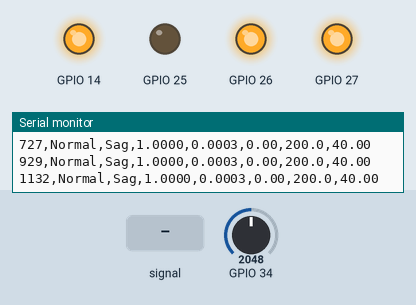
Bench run of a program on a simulated ESP32. Shown: output pins drawn as LEDs (lit = HIGH), the last lines printed to the serial monitor. The inputs (shaded band) are chosen by the test bench; at power-on: GPIO 34 = 2048 (analog values on the 0–4095 scale).

Above: at 1.3 s.
1.4 s: GPIO 34 fed a 200 Hz sine of ±327 counts around its level
At 4.0 s:
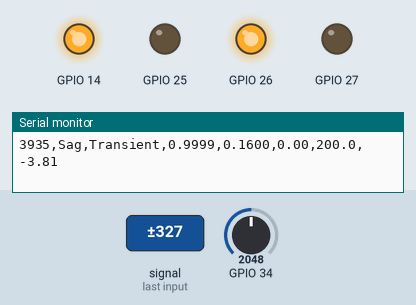
4.4 s: GPIO 34 set to 2866
At 6.4 s:
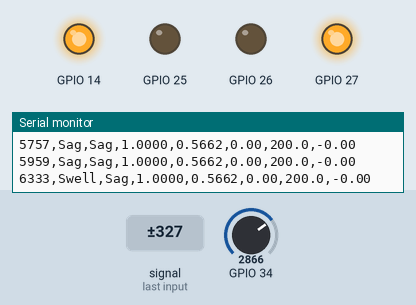
7.4 s: GPIO 34 fed a 1000 Hz sine of ±1023 counts around its level
10.4 s: GPIO 34 fed a 2 Hz sine of ±1228 counts around its level
12.2 s: GPIO 34 set to 2047
At 15.9 s:
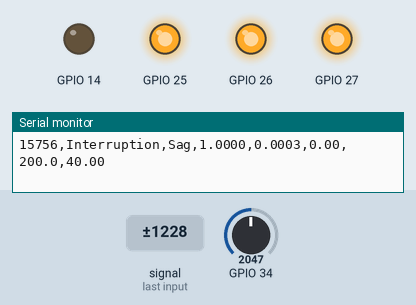
Timing chart, 0 to 16.2 s (numbered marks = the images above; inputs shaded):
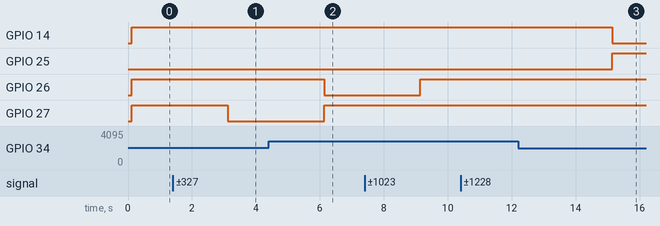

The program:

main.cpp
```cpp
/*
 * Power Quality Disturbance (PQD) Classifier — Main Firmware Loop
 * ----------------------------------------------------------------
 * Pipeline: Relay Control -> ADC Sample Buffer -> C++ Feature Extractor
 *           -> TFLite Micro Inference Engine -> Telemetry & Display
 */

#include <Arduino.h>
#include "relay_control.h"
#include "feature_extraction.h"
#include "inference.h"
#include "display.h"
#include "firebase_client.h"

// State Machine Dwell Time (Each disturbance active for 3.0 seconds)
const uint32_t DWELL_TIME_MS = 3000;
static uint32_t g_last_state_switch = 0;
static uint8_t g_current_state_idx = 0;

static float g_sample_float_buffer[SAMPLE_BUFFER_SIZE];

void setup() {
    // 1. Telemetry & Display Setup
    initDisplay();
    Serial.println("\n========================================================");
    Serial.println("   PQD DISTURBANCE CLASSIFIER — ESP32 FIRMWARE ONLINE   ");
    Serial.println("========================================================\n");

    // 2. Relay Control Hardware Setup
    initRelayControl();

    // 3. TFLite Micro Engine Setup
    initInferenceEngine();

    // 4. Hardware Timer ADC Sampler Setup (5 kHz)
    initWaveformSampler();

    g_last_state_switch = millis();
}

void loop() {
    // Watchdog reset on every cycle
    esp_task_wdt_reset();

    // 1. Cycle Disturbance State Machine after Dwell Time
    if (millis() - g_last_state_switch >= DWELL_TIME_MS) {
        g_last_state_switch = millis();
        g_current_state_idx = (g_current_state_idx + 1) % NUM_PQD_STATES;
        setDisturbanceState((PQDState)g_current_state_idx);
        resetSampleBuffer();
    }

    // 2. Process Full ADC Waveform Buffer
    if (isSampleBufferFull()) {
        // Read 1000 normalized samples (200 ms signal window)
        getSampleBuffer(g_sample_float_buffer, SAMPLE_BUFFER_SIZE);

        // Extract 32 features (EXP-003: RMS, Peak, Crest, THD, Harmonics H1-H11, Spectral Moments)
        PQDFeatures32 features = extractFeatures32(g_sample_float_buffer, SAMPLE_BUFFER_SIZE);

        // Run On-Device Neural Network Inference (EXP-003 Compact MLP)
        InferenceResult result = runInference32(features);

        // Update Display & Output Serial Telemetry Stream
        const char* true_state_name = getDisturbanceStateName(getCurrentDisturbanceState());
        updateDisplay(true_state_name, result, features.rms_voltage, features.thd);
        sendSerialTelemetry(millis(), true_state_name, result, features);

        // Reset buffer for next sample window
        resetSampleBuffer();
    }

    delay(10); // Small yield for RTOS scheduler
}
```

display.cpp
```cpp
/*
 * Display & Telemetry Interface Implementation
 */

#include "display.h"

void initDisplay() {
    Serial.begin(115200);
    delay(100);
    Serial.println("[Telemetry] ESP32 Serial Telemetry initialized at 115200 baud.");
}

void updateDisplay(const char* state_name, const InferenceResult& result, float rms, float thd) {
    // OLED display update simulation logic
    static uint32_t last_update = 0;
    if (millis() - last_update > 250) { // 4 Hz refresh rate to avoid OLED flicker
        last_update = millis();
        // Serial status line
        // Print non-blocking UI update
    }
}

void sendSerialTelemetry(uint32_t timestamp, const char* true_state, const InferenceResult& result, const PQDFeatures& features) {
    // Standardized telemetry CSV header:
    // timestamp,true_state,predicted_class,confidence,rms,thd,duration,snr
    Serial.print(timestamp);
    Serial.print(",");
    Serial.print(true_state);
    Serial.print(",");
    Serial.print(result.class_name);
    Serial.print(",");
    Serial.print(result.confidence, 4);
    Serial.print(",");
    Serial.print(features.rms_voltage, 4);
    Serial.print(",");
    Serial.print(features.thd, 2);
    Serial.print(",");
    Serial.print(features.duration, 1);
    Serial.print(",");
    Serial.println(features.snr, 2);
}

void sendSerialTelemetry(uint32_t timestamp, const char* true_state, const InferenceResult& result, const PQDFeatures32& features) {
    // Standardized telemetry CSV header:
    // timestamp,true_state,predicted_class,confidence,rms,thd,duration,snr
    Serial.print(timestamp);
    Serial.print(",");
    Serial.print(true_state);
    Serial.print(",");
    Serial.print(result.class_name);
    Serial.print(",");
    Serial.print(result.confidence, 4);
    Serial.print(",");
    Serial.print(features.rms_voltage, 4);
    Serial.print(",");
    Serial.print(features.thd, 2);
    Serial.print(",");
    Serial.print(features.duration, 1);
    Serial.print(",");
    Serial.println(features.snr, 2);
}
```

display.h
```cpp
/*
 * Display & Telemetry Interface for ESP32 Firmware
 * ------------------------------------------------
 * Drives OLED SSD1306 / LCD 16x2 and emits formatted Serial CSV telemetry:
 * timestamp, true_state, predicted_class, confidence, rms, thd
 */

#ifndef DISPLAY_H_
#define DISPLAY_H_

#include <Arduino.h>
#include "feature_extraction.h"
#include "inference.h"

void initDisplay();
void updateDisplay(const char* state_name, const InferenceResult& result, float rms, float thd);
void sendSerialTelemetry(uint32_t timestamp, const char* true_state, const InferenceResult& result, const PQDFeatures& features);
void sendSerialTelemetry(uint32_t timestamp, const char* true_state, const InferenceResult& result, const PQDFeatures32& features);

#endif // DISPLAY_H_
```

feature_extraction.cpp
```cpp
/*
 * Feature Extraction Engine Implementation for ESP32 Firmware
 */

#include "feature_extraction.h"

float computeGoertzelMagnitude(const float* signal, size_t length, float target_freq, float sample_rate) {
    int k = (int)(0.5f + (length * target_freq / sample_rate));
    float omega = (2.0f * M_PI / length) * (float)k;
    float cosine = cosf(omega);
    float coeff = 2.0f * cosine;

    float q0 = 0.0f;
    float q1 = 0.0f;
    float q2 = 0.0f;

    for (size_t i = 0; i < length; i++) {
        q0 = coeff * q1 - q2 + signal[i];
        q2 = q1;
        q1 = q0;
    }

    float magnitude = sqrt(q1 * q1 + q2 * q2 - q1 * q2 * coeff);
    return (magnitude * 2.0f) / length;
}

PQDFeatures extractFeatures(const float* signal, size_t length, float sample_rate) {
    PQDFeatures feats;
    if (length == 0) return feats;

    // 1. RMS & Peak Voltage
    float sum_sq = 0.0f;
    float peak_v = 0.0f;
    for (size_t i = 0; i < length; i++) {
        float abs_val = fabsf(signal[i]);
        if (abs_val > peak_v) peak_v = abs_val;
        sum_sq += signal[i] * signal[i];
    }
    feats.rms_voltage = sqrtf(sum_sq / length);
    feats.peak_voltage = peak_v;

    // 2. Crest Factor
    feats.crest_factor = (feats.rms_voltage > 1e-4f) ? (feats.peak_voltage / feats.rms_voltage) : 1.0f;

    // 3. System Fundamental & Harmonic Magnitudes via Goertzel
    float fundamental_mag = computeGoertzelMagnitude(signal, length, 50.0f, sample_rate);
    float h3_mag = computeGoertzelMagnitude(signal, length, 150.0f, sample_rate);
    float h5_mag = computeGoertzelMagnitude(signal, length, 250.0f, sample_rate);
    float h7_mag = computeGoertzelMagnitude(signal, length, 350.0f, sample_rate);

    float harmonic_sum_sq = (h3_mag * h3_mag) + (h5_mag * h5_mag) + (h7_mag * h7_mag);
    feats.thd = (fundamental_mag > 1e-4f) ? (sqrtf(harmonic_sum_sq) / fundamental_mag) * 100.0f : 0.0f;

    // 4. Zero-Crossing & Frequency Calculation
    int zero_crossings = 0;
    for (size_t i = 1; i < length; i++) {
        if ((signal[i - 1] < 0.0f && signal[i] >= 0.0f) || (signal[i - 1] >= 0.0f && signal[i] < 0.0f)) {
            zero_crossings++;
        }
    }
    float signal_duration_s = (float)length / sample_rate;
    feats.system_freq = (signal_duration_s > 0) ? (zero_crossings / (2.0f * signal_duration_s)) : 50.0f;
    feats.dominant_freq = (feats.thd > 15.0f && h3_mag > fundamental_mag) ? 150.0f : 50.0f;

    // 5. Disturbance Duration (ms)
    size_t abnormal_count = 0;
    for (size_t i = 0; i < length; i++) {
        float val = fabsf(signal[i]);
        if (val < 0.9f || val > 1.1f) {
            abnormal_count++;
        }
    }
    feats.duration = (abnormal_count * 1000.0f) / sample_rate;

    // 6. Signal to Noise Ratio (SNR dB)
    float noise_var = 0.0f;
    for (size_t i = 0; i < length; i++) {
        float est_signal = feats.peak_voltage * sinf(2.0f * M_PI * feats.system_freq * (i / sample_rate));
        float err = signal[i] - est_signal;
        noise_var += err * err;
    }
    noise_var /= length;
    feats.snr = (noise_var > 1e-6f) ? 10.0f * log10f((feats.rms_voltage * feats.rms_voltage) / noise_var) : 40.0f;

    return feats;
}

PQDFeatures32 extractFeatures32(const float* signal, size_t length, float sample_rate) {
    PQDFeatures32 f32;
    if (length == 0) return f32;

    // 1. Extract baseline features
    PQDFeatures base = extractFeatures(signal, length, sample_rate);
    f32.rms_voltage = base.rms_voltage;
    f32.peak_voltage = base.peak_voltage;
    f32.crest_factor = base.crest_factor;
    f32.thd = base.thd;
    f32.duration = base.duration;
    f32.dominant_freq = base.dominant_freq;
    f32.system_freq = base.system_freq;
    f32.snr = base.snr;

    // 2. Harmonic Components H1 - H11 via Goertzel
    f32.h1 = computeGoertzelMagnitude(signal, length, 50.0f, sample_rate);
    f32.h2 = computeGoertzelMagnitude(signal, length, 100.0f, sample_rate);
    f32.h3 = computeGoertzelMagnitude(signal, length, 150.0f, sample_rate);
    f32.h4 = computeGoertzelMagnitude(signal, length, 200.0f, sample_rate);
    f32.h5 = computeGoertzelMagnitude(signal, length, 250.0f, sample_rate);
    f32.h6 = computeGoertzelMagnitude(signal, length, 300.0f, sample_rate);
    f32.h7 = computeGoertzelMagnitude(signal, length, 350.0f, sample_rate);
    f32.h8 = computeGoertzelMagnitude(signal, length, 400.0f, sample_rate);
    f32.h9 = computeGoertzelMagnitude(signal, length, 450.0f, sample_rate);
    f32.h10 = computeGoertzelMagnitude(signal, length, 500.0f, sample_rate);
    f32.h11 = computeGoertzelMagnitude(signal, length, 550.0f, sample_rate);

    float h1_denom = (f32.h1 > 1e-5f) ? f32.h1 : 1.0f;
    f32.h2_ratio = f32.h2 / h1_denom;
    f32.h3_ratio = f32.h3 / h1_denom;
    f32.h4_ratio = f32.h4 / h1_denom;
    f32.h5_ratio = f32.h5 / h1_denom;
    f32.h7_ratio = f32.h7 / h1_denom;
    f32.h9_ratio = f32.h9 / h1_denom;
    f32.h11_ratio = f32.h11 / h1_denom;

    float harm_mags[10] = {f32.h2, f32.h3, f32.h4, f32.h5, f32.h6, f32.h7, f32.h8, f32.h9, f32.h10, f32.h11};
    float energy_sum = 0.0f;
    for (int i = 0; i < 10; ++i) {
        energy_sum += harm_mags[i] * harm_mags[i];
    }
    f32.harmonic_energy = energy_sum;

    // 3. Spectral Moments via Goertzel Bank across 0 to 1000 Hz in 25 Hz steps (41 bins)
    constexpr int NUM_SPEC_BINS = 41;
    float bin_power[NUM_SPEC_BINS];
    float bin_freqs[NUM_SPEC_BINS];
    float total_power = 0.0f;

    float max_bin_p = -1.0f;
    float peak_freq = 50.0f;

    for (int b = 0; b < NUM_SPEC_BINS; ++b) {
        float freq = b * 25.0f;
        bin_freqs[b] = freq;
        float mag = computeGoertzelMagnitude(signal, length, freq, sample_rate);
        float p = mag * mag;
        bin_power[b] = p;
        total_power += p;
        if (p > max_bin_p) {
            max_bin_p = p;
            peak_freq = freq;
        }
    }

    f32.true_dominant_freq = peak_freq;

    if (total_power < 1e-12f) {
        f32.spectral_centroid = 50.0f;
        f32.spectral_bandwidth = 0.0f;
        f32.spectral_entropy = 0.0f;
        f32.spectral_flatness = 0.0f;
    } else {
        // Centroid
        float num_centroid = 0.0f;
        for (int b = 0; b < NUM_SPEC_BINS; ++b) {
            num_centroid += bin_freqs[b] * bin_power[b];
        }
        float centroid = num_centroid / total_power;
        f32.spectral_centroid = centroid;

        // Bandwidth
        float num_bw = 0.0f;
        for (int b = 0; b < NUM_SPEC_BINS; ++b) {
            float diff = bin_freqs[b] - centroid;
            num_bw += (diff * diff) * bin_power[b];
        }
        f32.spectral_bandwidth = sqrtf(num_bw / total_power);

        // Entropy
        float entropy_sum = 0.0f;
        for (int b = 0; b < NUM_SPEC_BINS; ++b) {
            float norm_p = bin_power[b] / total_power;
            if (norm_p > 1e-12f) {
                entropy_sum -= norm_p * (logf(norm_p) / logf(2.0f));
            }
        }
        f32.spectral_entropy = entropy_sum / (logf((float)NUM_SPEC_BINS) / logf(2.0f));

        // Flatness
        float sum_log_p = 0.0f;
        for (int b = 0; b < NUM_SPEC_BINS; ++b) {
            sum_log_p += logf(bin_power[b] + 1e-12f);
        }
        float geom_mean = expf(sum_log_p / NUM_SPEC_BINS);
        float arith_mean = (total_power / NUM_SPEC_BINS) + 1e-12f;
        f32.spectral_flatness = (arith_mean > 0.0f) ? (geom_mean / arith_mean) : 0.0f;
    }

    return f32;
}
```

feature_extraction.h
```cpp
/*
 * Feature Extraction Engine for ESP32 Firmware
 * --------------------------------------------
 * Computes 8 time & frequency-domain features from raw 5kHz sample buffer:
 * 1. rms_voltage
 * 2. peak_voltage
 * 3. crest_factor
 * 4. thd (Total Harmonic Distortion via Goertzel algorithm)
 * 5. duration (ms)
 * 6. dominant_freq (Hz)
 * 7. system_freq (Hz)
 * 8. snr (dB)
 */

#ifndef FEATURE_EXTRACTION_H_
#define FEATURE_EXTRACTION_H_

#ifdef ARDUINO
#include <Arduino.h>
#else
#include <cstddef>
#include <cstdint>
#endif
#include <cmath>

struct PQDFeatures {
    float rms_voltage;
    float peak_voltage;
    float crest_factor;
    float thd;
    float duration;
    float dominant_freq;
    float system_freq;
    float snr;
};

struct PQDFeatures32 {
    // 1. Baseline features (8)
    float rms_voltage;
    float peak_voltage;
    float crest_factor;
    float thd;
    float duration;
    float dominant_freq;
    float system_freq;
    float snr;

    // 2. Harmonic components H1-H11 (11)
    float h1, h2, h3, h4, h5, h6, h7, h8, h9, h10, h11;

    // 3. Harmonic ratios & energy (8)
    float h2_ratio, h3_ratio, h4_ratio, h5_ratio, h7_ratio, h9_ratio, h11_ratio;
    float harmonic_energy;

    // 4. Spectral moments (5)
    float spectral_centroid;
    float spectral_bandwidth;
    float spectral_entropy;
    float spectral_flatness;
    float true_dominant_freq;

    // Helper to serialize as flat 32-element array matching PQD32 model order
    void toArray(float out[32]) const {
        out[0] = rms_voltage;
        out[1] = peak_voltage;
        out[2] = crest_factor;
        out[3] = thd;
        out[4] = duration;
        out[5] = dominant_freq;
        out[6] = system_freq;
        out[7] = snr;
        out[8] = h1;
        out[9] = h2;
        out[10] = h3;
        out[11] = h4;
        out[12] = h5;
        out[13] = h6;
        out[14] = h7;
        out[15] = h8;
        out[16] = h9;
        out[17] = h10;
        out[18] = h11;
        out[19] = h2_ratio;
        out[20] = h3_ratio;
        out[21] = h4_ratio;
        out[22] = h5_ratio;
        out[23] = h7_ratio;
        out[24] = h9_ratio;
        out[25] = h11_ratio;
        out[26] = harmonic_energy;
        out[27] = spectral_centroid;
        out[28] = spectral_bandwidth;
        out[29] = spectral_entropy;
        out[30] = spectral_flatness;
        out[31] = true_dominant_freq;
    }
};

// Computes baseline 8-feature vector from raw float voltage array
PQDFeatures extractFeatures(const float* signal, size_t length, float sample_rate = 5000.0f);

// Computes full 32-feature vector (EXP-003) from raw float voltage array
PQDFeatures32 extractFeatures32(const float* signal, size_t length, float sample_rate = 5000.0f);

// Lightweight Goertzel algorithm for single-frequency magnitude calculation
float computeGoertzelMagnitude(const float* signal, size_t length, float target_freq, float sample_rate);

#endif // FEATURE_EXTRACTION_H_
```

firebase_client.cpp
```cpp
/*
 * Firebase Client Implementation
 */

#include "firebase_client.h"

static bool g_wifi_connected = false;

void initFirebaseClient(const char* ssid, const char* password) {
    if (ssid == NULL || strlen(ssid) == 0) {
        Serial.println("[Firebase Client] WiFi SSID not configured. Operating in Serial Telemetry mode.");
        return;
    }
    Serial.print("[Firebase Client] Connecting to WiFi: ");
    Serial.println(ssid);
    // Wi-Fi connection logic
}

bool isFirebaseConnected() {
    return g_wifi_connected;
}

void pushEventToFirebase(const char* true_state, const InferenceResult& result, const PQDFeatures& features) {
    if (!g_wifi_connected) return;
    // REST POST payload to Firebase Database endpoint
}
```

firebase_client.h
```cpp
/*
 * Firebase Client Interface for ESP32 Firmware
 * --------------------------------------------
 * Direct WiFi / REST API integration for pushing disturbance events to Firebase DB
 */

#ifndef FIREBASE_CLIENT_H_
#define FIREBASE_CLIENT_H_

#include <Arduino.h>
#include "feature_extraction.h"
#include "inference.h"

void initFirebaseClient(const char* ssid, const char* password);
bool isFirebaseConnected();
void pushEventToFirebase(const char* true_state, const InferenceResult& result, const PQDFeatures& features);

#endif // FIREBASE_CLIENT_H_
```

inference.h
```cpp
/*
 * TensorFlow Lite Micro Inference Engine for ESP32 Firmware
 * --------------------------------------------------------
 * Runs compact MLP inference on 8-feature vector using model_data.h (g_model).
 * Output: Predicted class index, class name, and confidence score.
 * Safety: Confidence < 0.6 flags "UNCERTAIN" class.
 */

#ifndef INFERENCE_H_
#define INFERENCE_H_

#ifdef ARDUINO
#include <Arduino.h>
#endif
#include "feature_extraction.h"
#include "model_data.h"

struct InferenceResult {
    int class_id;
    const char* class_name;
    float confidence;
    bool is_uncertain;
};

// Initializes TFLite Micro interpreter and tensor arena
bool initInferenceEngine();

// Executes on-device neural network inference (legacy 8-feature baseline)
InferenceResult runInference(const PQDFeatures& features);

// Executes on-device neural network inference (validated 32-feature EXP-003 model)
InferenceResult runInference32(const PQDFeatures32& features);

#endif // INFERENCE_H_
```

Source omitted: inference.cpp (4958 bytes), model_data.h (data table, 53348 bytes), model_weights_32.h (59953 bytes), relay_control.cpp (4623 bytes), relay_control.h (1634 bytes)
